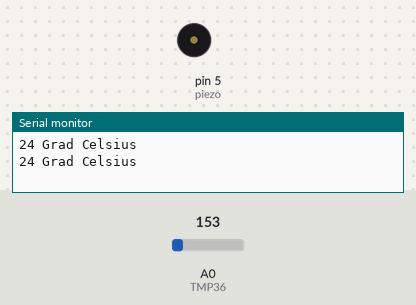
A sketch run on a simulated Arduino Uno, built with avr-gcc and run on an emulated ATmega328P. Shown: buzzer (waves = sounding, pin HIGH), the last lines printed to the serial monitor. The test bench sets the inputs (shaded band); at power-on: A0 (TMP36) = 153.

Above: at 1.3 s.
1.4 s: A0 (TMP36) set to 182
At 2.3 s:
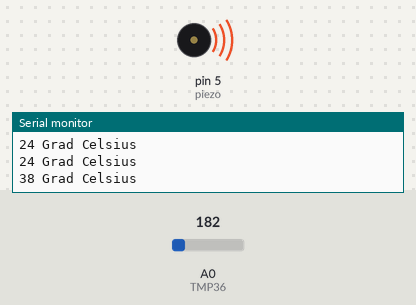
3.5 s: A0 (TMP36) set to 133
At 5.1 s:
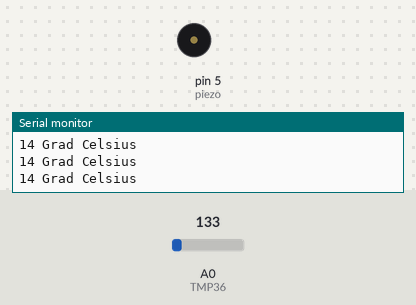
5.5 s: A0 (TMP36) set to 165
At 6.7 s:
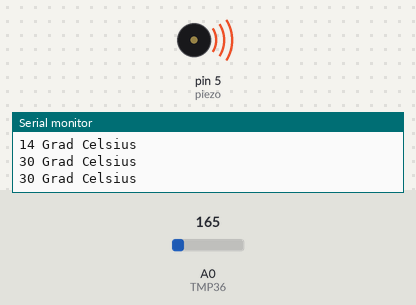
Timing chart, 0 to 8.5 s (numbered marks = the images above; inputs shaded):
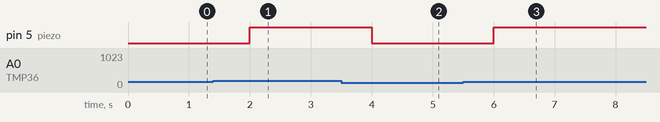

The sketch:

Nr._10_Temperatur_messen_b.ino
```cpp
int TMP36 = A0;
int sensorwert;
int temperatur = 0;
int t=500;
int piezo=5;  // Das Wort „piezo“ steht jetzt für die Zahl 5, also wird an Pin5 der Speaker angeschlossen.

void setup(){
  Serial.begin(9600);
  pinMode (piezo, OUTPUT);  // Der Pin für den Piezo-Lautsprecher wird als Ausgang definiert, da hier um zu piepsen eine Spannung benötigt wird.
}

void loop(){
  sensorwert=analogRead(TMP36);
  temperatur= map(sensorwert, 0, 410, -50, 150);
  delay(t);
  Serial.print(temperatur);
  Serial.println(" Grad Celsius");
  if (temperatur>=30)  // Es wird eine IF-Bedingung erstellt: Wenn der Wert für die Temperatur über oder gleich 30 ist, dann ...
  {
    digitalWrite(piezo,HIGH);  // ... fange an zu piepsen.
    }
    else  // Und wenn das nicht so ist ...
    {
      digitalWrite(piezo,LOW);  // ... dann sein leise.
  }
}
```

Measured:
- the behaviour switches between 163 and 164 on A0 (TMP36) (found by bisection; images 0 and 1)
- after the input at 1.4 s, pin 5 (piezo): LOW → HIGH after 0.60 s
- after the input at 3.5 s, pin 5 (piezo): HIGH → LOW after 0.50 s
- after the input at 5.5 s, pin 5 (piezo): LOW → HIGH after 0.51 s
